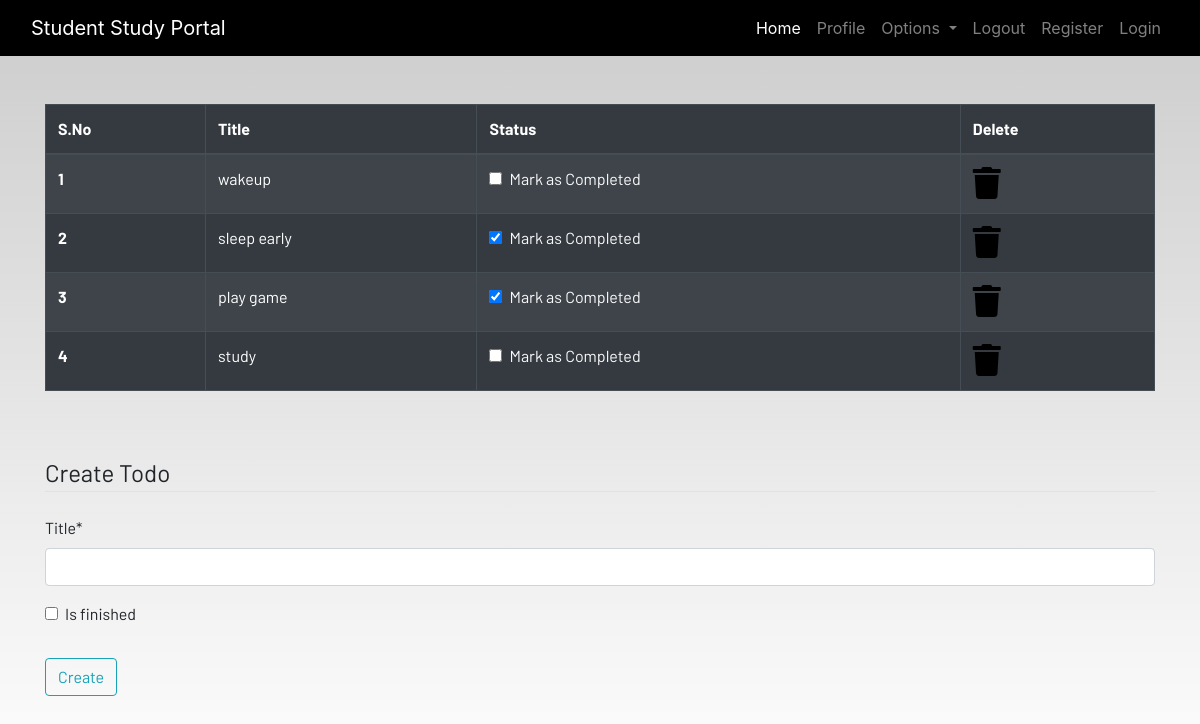
Page /todo/ (signed in) on the committed database.
### dashboard/models.py (models this page shows, shortened)
class Todo(models.Model):
    user = models.ForeignKey(User, on_delete=models.CASCADE)
    title = models.CharField(max_length=100)
    is_finished = models.BooleanField(default=False)

### dashboard/views.py (the view)
# urls.py: path('todo/', views.todo, name='todo'),
def todo(request):
    if request.method == 'POST':
        form = TodoForm(request.POST)
        if form.is_valid():
            try:
                finished = request.POST['is_finished']
                if finished == 'on':
                    finished = True
                else:
                    finished = False
            except:
                finished = False
            todos = Todo(
                user = request.user,
                title = request.POST['title'],
                is_finished = finished,
            )
            todos.save()
            messages.success(request, f"Todo added from {request.user.username}!!")
    else:
        form = TodoForm()
    todo = Todo.objects.filter(user=request.user)
    if len(todo) == 0:
        todos_done = True
    else:
        todos_done = False
    context = {
        'form':form,
        'todos':todo,
        'todos_done':todos_done,
    }
    return render(request, 'dashboard/todo.html', context)

### dashboard/forms.py
class TodoForm(forms.ModelForm):
    class Meta:
        model = Todo
        fields = ['title', 'is_finished']

### dashboard/templates/dashboard/todo.html (shortened to what this page needs)
{% extends 'dashboard/base.html' %}
{% load static %}
{% load crispy_forms_tags %}
{% block content %}
<div class="container">
    {% if not todos_done %}
    <table class="table table-striped table-bordered table-hover table-dark">
        <thead>
            <tr>
                <th scope="col">S.No</th>
                <th scope="col">Title</th>
                <th scope="col">Status</th>
                <th scope="col">Delete</th>
            </tr>
        </thead>
        <tbody>
            {% for todo in todos %}
            <tr>
                <th scope="row">{{forloop.counter}}</th>
                <td>{{todo.title}}</td>
                <td>
                    <a href="{% url 'update_todo' todo.id %}">
                        <div class="form-check">
                            {% if todo.is_finished == True %}
                            <input class="form-check-input" type="checkbox" value="" checked>
                            {% else %}
                            <input class="form-check-input" type="checkbox" value="">
                            {% endif %}
                            <label class="form-check-label text-light" for="flexCheckDefault">
                                Mark as Completed
                            </label>
                        </div>
                    </a>
                </td>
                <td><a href="{% url 'delete_todo' todo.id %}"><i class="fa fa-trash fa-2x"></i></a></td>
            </tr>
            {% endfor %}
        </tbody>
    </table>
    {% else %}
    <h4>All tasks have been done!! create to add more</h4>
    {% endif %}
</div><br><br>
<div class="container">
    <form method="POST">
        <fieldset class="form-group">
            <legend class="border-bottom mb-4">Create Todo</legend>
            {{form|crispy}}
        </fieldset>
        <div class="form-group">
            <button href="" class="btn btn-outline-info" type="submit">
                Create
            </button>
        </div>
    </form>
</div>
{% endblock content %}

### static/css/main.css (style rules this page uses)
html { scroll-behavior: smooth; height: 100%; width: 100%; }
a { text-decoration: none !important; color: black; }
html, body { max-width: 100%; overflow-x: hidden; height: 100%; width: 100%; }
body { background: linear-gradient(rgba(0, 0, 0, 0.2), rgba(255, 255, 255, 0.5)); overflow-x: hidden; background-repeat: no-repeat; }
.fa { color: black; }

### rows in the picture
Todo: title "wakeup"
Todo: title "sleep early"
Todo: title "play game"
Todo: title "study"
